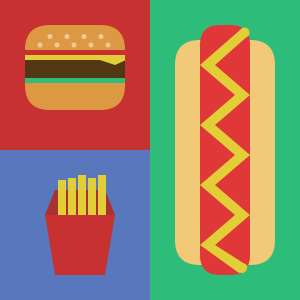
Frame 1 (no input)
Frame 60 (the mouse pressed at the canvas centre just before this capture): identical to frame 1, image omitted
Frame 120 (the mouse held since frame 60 and released just before this capture): identical to frame 1, image omitted

The Processing sketch that drew this single still picture (run headless with seeded random() and noise(); from frame 60 on, the mouse is pressed at the canvas centre):

// Processing sketch: Lab_01_Draw_Home
// ── Lab_01_Draw_Home.pde
void setup ( ) {
noStroke();
size(300, 300);
background(0);
}
void draw ()
{
fill(200, 49, 49);
rect(0, 0, 150, 150);
fill(88, 119, 188);
rect(0, 150, 150, 300);


fill(46, 188, 123);
rect(150, 0, 150, 300);


fill(220, 153, 66);
rect(25, 25, 100, 85, 25);
fill(200, 49, 49);
rect(25, 50, 100, 5);
fill(226, 206, 55);
rect(25, 55, 100, 5);
fill(81, 55, 18);
rect(25, 60, 100,23);
fill(46, 188, 123);
rect(25, 78, 100, 5);
fill(226, 206, 55);
triangle(115, 65, 100, 60, 126, 60);
fill(244, 201, 154);
ellipse(40, 45, 5, 5);
ellipse(57, 45, 5, 5);
 ellipse(74, 45, 5, 5); 
 ellipse(91, 45, 5, 5);
 ellipse(108, 45, 5, 5);
 ellipse(50, 36.5, 5, 5);
 ellipse(67, 36.5, 5, 5);
 ellipse(84, 36.5, 5, 5);
 ellipse(101, 36.5, 5, 5);
 
 
 fill(242, 201, 119);
 rect(175, 40, 100, 225, 25);
 fill(224, 56, 56);
 rect(200, 25, 50, 250, 20);
 fill(226, 206, 55);
 quad(240, 30, 250, 34, 215, 65, 200, 65);
 quad(215, 65, 250, 95, 235, 95, 200, 65);
 quad(250, 95, 215, 125, 200, 125, 235, 95);
 quad(200, 125, 235, 155, 250, 155, 215, 125);
 quad(250, 155, 215, 185, 200, 185, 235, 155);
 quad(200, 185, 235, 215, 250, 215, 215, 185);
 quad(250, 215, 215, 245, 200, 245, 235, 215);
 quad(200, 245, 239, 273, 248, 266, 215, 245);
 ellipse(244.5, 32.5, 10, 10);
 ellipse(242, 268, 10, 10);


fill(200, 49, 49);
quad(45, 215, 115, 215, 105, 275, 55, 275);
fill(170, 49, 49);
quad(55, 190, 105, 190, 115, 215, 45, 215);
fill(226, 206, 55);
rect(58, 180, 8, 35);
rect(68, 178, 8, 37);
rect(78, 175, 8, 40);
rect(88, 178, 8, 37);
rect(98, 175, 8, 40);
}  
